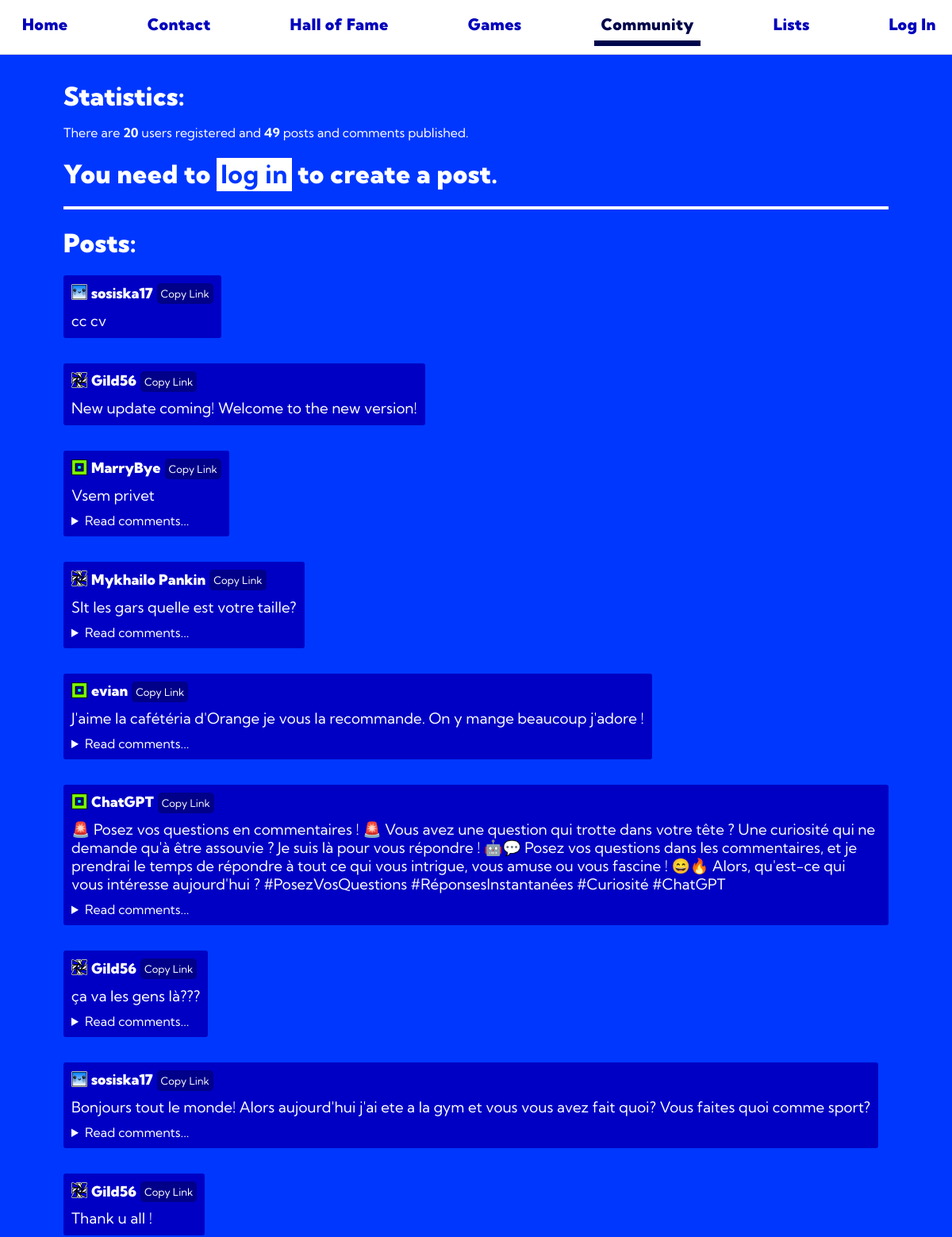
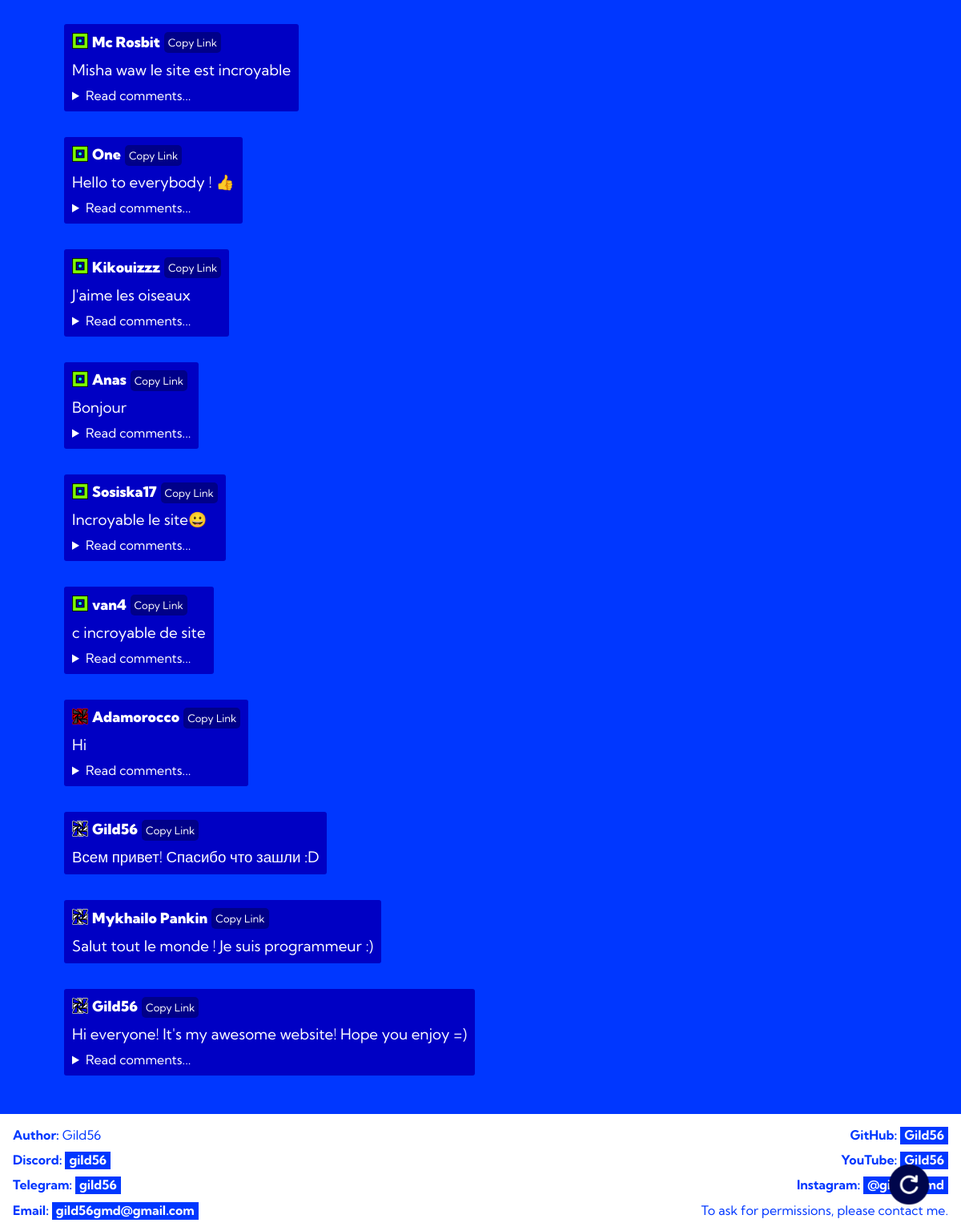
The app's page /community with its own data (2 pictures, top to bottom).
### tables this page shows
CREATE TABLE posts (
    id INTEGER PRIMARY KEY AUTOINCREMENT,
    content TEXT NOT NULL,
    author_name INTEGER NOT NULL
);

CREATE TABLE "accounts" (
                id INTEGER PRIMARY KEY AUTOINCREMENT,
                login TEXT UNIQUE NOT NULL,
                password TEXT NOT NULL,
                email TEXT NOT NULL,
                role TEXT DEFAULT 'user',
                bio TEXT DEFAULT "There's not yet bio...",
                pfp TEXT DEFAULT 'default',
                timestamp DATETIME DEFAULT CURRENT_TIMESTAMP
            );

### app.py (the view)
@app.route("/community", methods=["GET", "POST"])
def community():
    if request.method == "POST":
        textarea_content = request.form.get("input_post_text", None)
        if textarea_content is not None:
            g.db.add_post(textarea_content, get_username())
        return redirect(url_for('community'))
    posts = g.db.get_posts()
    comments = g.db.get_comments()
    users_count = len(g.db.get_users())
    posts_count = len(posts)
    comments_count = len(comments)
    posts_and_comments_count = posts_count + comments_count
    comments_post_ids: list[int] = []
    comments_post_ids = []
    for comment in comments:
        if comment[2] in comments_post_ids:
            continue
        comments_post_ids.append(comment[2])
    return render_template(
        "community.html", posts=posts, logged_in=logged_in(),
        username=get_username(), role=get_role(),
        posts_and_comments_count=posts_and_comments_count,
        users_count=users_count, comments=comments,
        comments_post_ids=comments_post_ids, get_pfp=get_pfp,
        get_comment_author=g.db.get_comment_author,
        get_post_author=g.db.get_post_author
    )

### app.py (called while the page is built)
def get_pfp(user: str) -> str:
    return g.db.get_pfp(user)

def logged_in() -> bool:
    return session.get("account_login", None) is not None

def get_username() -> str | None:
    return session.get("account_login", None)

def get_role() -> str:
    try:
        return g.db.get_role(get_username())
    except Exception:
        return "user"

@app.before_request
def before_request() -> None:
    if not hasattr(g, 'db'):
        g.db = DBScripts(db_name="site.db")
        g.db.connect()
        g.db.create_tables()

@app.teardown_appcontext
def teardown_request(exception: BaseException | None = None) -> None:
    db = getattr(g, 'db', None)
    if db is not None:
        db.disconnect()
        g.pop('db', None)

### core/database.py (called while the page is built, shortened)
    def connect(self) -> None:
        self.connection = sql.connect(self.db_name)
        self.cursor = self.connection.cursor()

    def disconnect(self) -> None:
        if self.cursor:
            self.cursor.close()
        if self.connection:
            self.connection.close()

    def files_to_dict(self) -> None:
        directory_path = "core/sql"
        for filename in os.listdir(directory_path):
            file_path = os.path.join(directory_path, filename)
            if not os.path.isfile(file_path):
                continue
            with open(file_path, 'r', encoding='utf-8') as file:
                self.sql_dict[filename] = file.read()

    def get_sql(self, filename: str) -> str | Literal["error"]:
        file = f"{filename}.sql"
        return self.sql_dict.get(file, "error")

    def execute(
        self,
        input_query: str,
        args: list[Any] | None = None,
        fetch_count: int | None = -1
    ) -> Any:
        if not input_query:
            return None
        result = None
        query = self.get_sql(input_query)
        try:
            if not self.cursor or not self.connection:
                return None
            self.cursor.execute(str(query), args or [])
            match fetch_count:
                case 1:
                    result = self.cursor.fetchone()
                case -1:
                    result = self.cursor.fetchall()
                case _:
                    result = self.cursor.fetchmany(fetch_count)
            self.connection.commit()
        finally:
            return result

### core/dbscripts.py (called while the page is built)
    def create_tables(self) -> None:
        self.execute("create_accounts_table")
        self.execute("create_comments_table")
        self.execute("create_posts_table")

### templates/community.html (shortened to what this page needs)
{% extends 'base.html' %}
{% block content %}
<header>
    <nav>
        <a href="{{ url_for('index') }}">Home</a>
        <a href="{{ url_for('contact') }}">Contact</a>
        <a href="{{ url_for('hall_of_fame') }}">Hall of Fame</a>
        <a href="{{ url_for('games') }}">Games</a>
        <a href="{{ url_for('community') }}" class="current">Community</a>
        <a href="{{ url_for('levels_list') }}">Lists</a>
        {% if logged_in %}
            <a href="{{ url_for('user_profile', profile=username) }}">{{ username }}</a>
        {% else %}
            <a href="{{ url_for('log_in') }}">Log In</a>
        {% endif %}
    </nav>
</header>
<main>
    <a id="refresh" href="{{ url_for('community') }}" class="link">
        <img src="{{ url_for('static', filename='images/other/reload.png') }}" width="50" alt="refresh">
    </a>
    <h1 class="no-margin-bottom">Statistics:</h1>
    <p>There are <b>{{ users_count }}</b> users registered and <b>{{ posts_and_comments_count }}</b> posts and comments published.
        {% if logged_in %}
        <br>
            {% if role == "user" %}
                You are <b>a user</b>.
            {% else %}
                You are <b>an admin</b>.
            {% endif %}
        <hr>
        <h1>Create a post:</h1>
        <form method="post" action="{{ url_for('community') }}" class="margin-bottom" name="post">
            <p><textarea id="input-post-text" name="input_post_text" placeholder="Write your post here..."></textarea></p>
            <button type="submit">Publish</button>
        </form>
    {% else %}
    </p>
        <h1>You need to <a href="{{ url_for('log_in') }}">log in</a> to create a post.</h1>
    {% endif %}
    <hr>
    <h1>Posts:</h1>
    {% for post in posts %}
        <div class="post">
            <div class="row">
                <div class="img-container">
                    <a href="{{ url_for('user_profile', profile=post[2]) }}" class="no-bg no-margin no-padding">
                        <img src="{{ url_for('static', filename=('images/cubes/' + get_pfp(post[2]))) }}" height="20", width="20" alt="{{ post[2] }}'s pfp">
                    </a>
                </div>
                <a href="{{ url_for('user_profile', profile=post[2]) }}" class="name no-margin">{{ post[2] }}</a>
                <a class="link smaller-padding no-margin" onclick="copyLink('{{ post[0] }}')">Copy Link</a>
            </div>
            <h3>{{ post[1] }}</h3>
            {% if post[0] in comments_post_ids %}
                <details><summary>Read comments...</summary>
            {% endif %}
            </details>
        </div>
    {% endfor %}
</main>
{% endblock %}

### templates/base.html (shortened to what this page needs)
<!DOCTYPE html>
<html lang="en">
    <head>
        <link rel="stylesheet" href="{{ url_for('static', filename='css/general.css') }}">
        <link rel="stylesheet" href="{{ url_for('static', filename='css/other.css') }}">
        <link rel="stylesheet" href="{{ url_for('static', filename='css/footer.css') }}">
        <link rel="stylesheet" href="{{ url_for('static', filename='css/selections.css') }}">
        <link rel="stylesheet" href="{{ url_for('static', filename='css/links.css') }}">
        <link rel="stylesheet" href="{{ url_for('static', filename='css/navigation-bar.css') }}">
        <link rel="stylesheet" href="{{ url_for('static', filename='css/form.css') }}">
        <link rel="stylesheet" href="{{ url_for('static', filename='css/textarea.css') }}">
        <link rel="stylesheet" href="{{ url_for('static', filename='css/posts.css') }}">
        <link rel="stylesheet" href="{{ url_for('static', filename='css/mobile.css') }}">
    </head>
    <body>
        {% block content %}{% endblock %}
        <footer>
            <div class="columns">
                <address>
                    <p class="no-margin"><strong>Author:</strong> Gild56</p>
                    <p><strong>Discord:</strong> <a href="https://discord.com/users/gild56" target="_blank">gild56</a></p>
                    <p><strong>Telegram:</strong> <a href="https://t.me/gild56" target="_blank">gild56</a></p>
                    <p class="no-margin"><strong>Email:</strong> <a href="mailto:gild56gmd@gmail.com">gild56gmd@gmail.com</a></p>
                </address>
                <section class="right column">
                    <p class="no-margin-top"><strong>GitHub:</strong> <a href="https://github.com/Gild56" target="_blank">Gild56</a></p>
                    <p><strong>YouTube:</strong> <a href="https://youtube.com/@gild56gmd" target="_blank">Gild56</a></p>
                    <p><strong>Instagram:</strong> <a href="https://instagram.com/gild56gmd" target="_blank">@gild56gmd</a></p>
                    <p class="no-margin">
                        To ask for permissions, please contact me.
                    </p>
                </section>
            </div>
        </footer>
    </body>
</html>

### static/css/general.css (style rules this page uses)
body { font-family: "Kumbh Sans", sans-serif; margin: 0; background-color: #0037ff; min-height: 100vh; flex-direction: column; display: flex }
header { background-color: #ffffff; color: #0037ff; text-align: center; padding: 1em 0; display: flex; align-items: center; padding: 10px 20px; border-bottom: 1px solid #ddd; position: fixed; top: 0; left: 0; width: 100%; z-index: 1000; margin: 0; }
footer { background-color: #ffffff; color: #0037ff; padding: 1em; text-align: center; box-sizing: border-box; position: relative; margin-top: 0; }
main { padding-top: 5em; padding-left: 5em; padding-right: 5em; color: #ffffff; flex: 1; margin-bottom: 1em; }
h1, h2, nav a { letter-spacing: 0.5px; font-weight: 900; }
hr { border: #ffffff 2px solid; color: #ffffff; }

### static/css/other.css (style rules this page uses)
.no-bg { background-color: transparent !important; }
.no-margin { margin: 0 !important; }
.no-margin-top { margin-top: 0; }

### static/css/footer.css (style rules this page uses)
address { text-align: left; font-style: normal; }
.right { text-align: right; }
.columns { display: flex; justify-content: flex-start; margin: 0; }
footer .columns { display: flex; justify-content: space-between; margin: 0; }
footer p { margin-top: 0.7em; margin-bottom: 0.7em; }

### static/css/links.css (style rules this page uses)
a { padding-left: 5px; padding-right: 5px; padding-bottom: 2px; }
main a { color:#0037ff; background-color: #ffffff; text-decoration: none; font-weight: bold; transition: 0.15s; }
footer a { text-decoration: none; color: #ffffff; background-color: #0037ff; font-weight: bold; transition: 0.15s; }
div.post a { color:#ffffff; background-color: inherit; text-decoration: none; font-weight: normal; transition: 0.15s; }

### static/css/navigation-bar.css (style rules this page uses)
nav { text-align: left; display: flex; flex-direction: row; justify-content: space-between; width: 100%; padding-left: 2em; padding-right: 2em; }
nav a { font-weight: 900; font-size: 200%; background-color: #ffffff; border-bottom: 5px solid transparent; color: #0000bc; padding: 8px; margin: 0; text-decoration: none; transition: 0.15s; display: flex; justify-content: flex-end; display: inline; white-space: nowrap; width: fit-content; }
.current { color: #00064b; border-color: #00064b; border-width: 7px; }

### static/css/posts.css (style rules this page uses)
.post { border-radius: 3px; background-color: #0000c4; padding-left: 10px; padding-right: 10px; padding-top: 10px; padding-bottom: 10px; margin-bottom: 2em; width: fit-content; }
.post h3 { margin-top: 0.5em; margin-bottom: 0; font-weight: normal; }
.row { text-align: left; display: flex; flex-direction: row; align-items: center; }
.post .row { text-align: left; display: flex; flex-direction: row; margin-bottom: 0; }
.post .row a { margin-bottom: 0; margin-left: 1em; font-size: smaller; }
.post .row .name { margin-bottom: 0; font-size: large; font-weight: 900; white-space: nowrap; }
summary { cursor: pointer; }
details { margin-top: 10px; }
.link { display: inline-block !important; margin: 0; margin-left: 1em; padding: 0.5em 1em; background-color: #000089 !important; color: #ffffff !important; text-decoration: none !important; border-radius: 5px !important; transition: background-color 0.3s ease, transform 0.3s ease !important; border: none !important; cursor: pointer; height: fit-content; font-size: small !important; font-weight: bold; }
.smaller-padding { padding: 5px !important; white-space: nowrap; }
.no-margin-bottom { margin-bottom: 0em; }
#refresh { position: fixed; bottom: 20px; right: 20px; padding: 10px 20px; border: none; border-radius: 5px; font-size: 16px; z-index: 1000; background-color: transparent !important; }
.no-padding { padding: 0 !important; }

### static/css/mobile.css (style rules this page uses)
@media screen and (max-width: 1300px) { nav a { font-size: 125% !important; } }
@media screen and (max-width: 1300px) { nav { padding-left: 0; } }

### records on screen
posts: author_name.pfp (picture), author_name "sosiska17", content "cc cv"
posts: author_name.pfp (picture), author_name "Gild56", content "New update coming! Welcome to the new version!"
posts: author_name.pfp (placeholder picture), author_name "MarryBye", content "Vsem privet", shows "Read comments..."
posts: author_name.pfp (picture), author_name "Mykhailo Pankin", content "Slt les gars quelle est votre taille?", shows "Read comments..."
posts: author_name.pfp (placeholder picture), author_name "evian", content "J'aime la cafétéria d'Orange je vous la recommande. On y mange beaucoup j'adore !", shows "Read comments..."
posts: author_name.pfp (placeholder picture), author_name "ChatGPT", content "🚨 Posez vos questions en commentaires ! 🚨 Vous avez une question qui trotte dans votre tête ? Une curiosité qui ne demande qu'à être assouvie ? Je suis là pour vous répondre ! 🤖💬 Posez vos questions dans les commentaires, et je prendrai le temps de répondre à tout ce qui vous intrigue, vous amuse ou vous fascine ! 😄🔥 Alors, qu'est-ce qui vous intéresse aujourd'hui ? #PosezVosQuestions #RéponsesInstantanées #Curiosité #ChatGPT", shows "Read comments..."
posts: author_name.pfp (picture), author_name "Gild56", content "ça va les gens là???", shows "Read comments..."
posts: author_name.pfp (picture), author_name "sosiska17", content "Bonjours tout le monde! Alors aujourd'hui j'ai ete a la gym et vous vous avez fait quoi? Vous faites quoi comme sport?", shows "Read comments..."
posts: author_name.pfp (picture), author_name "Gild56", content "Thank u all !"
posts: author_name.pfp (placeholder picture), author_name "Mc Rosbit", content "Misha waw le site est incroyable", shows "Read comments..."
posts: author_name.pfp (placeholder picture), author_name "One", content "Hello to everybody ! 👍", shows "Read comments..."
posts: author_name.pfp (placeholder picture), author_name "Kikouizzz", content "J'aime les oiseaux", shows "Read comments..."
posts: author_name.pfp (placeholder picture), author_name "Anas", content "Bonjour", shows "Read comments..."
posts: author_name.pfp (placeholder picture), author_name "Sosiska17", content "Incroyable le site😀", shows "Read comments..."
posts: author_name.pfp (placeholder picture), author_name "van4", content "c incroyable de site", shows "Read comments..."
posts: author_name.pfp (picture), author_name "Adamorocco", content "Hi", shows "Read comments..."
posts: author_name.pfp (picture), author_name "Gild56", content "Всем привет! Спасибо что зашли :D"
posts: author_name.pfp (picture), author_name "Mykhailo Pankin", content "Salut tout le monde ! Je suis programmeur :)"
posts: author_name.pfp (picture), author_name "Gild56", content "Hi everyone! It's my awesome website! Hope you enjoy =)", shows "Read comments..."

### other values on screen
{{ users_count }} "20"
{{ posts_and_comments_count }} "49"
